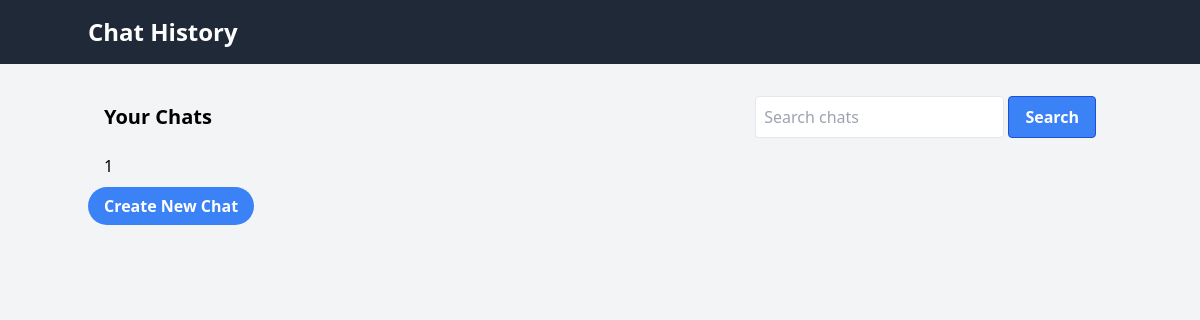
/conversations/ (signed in), run on an earlier commit of the app's database.
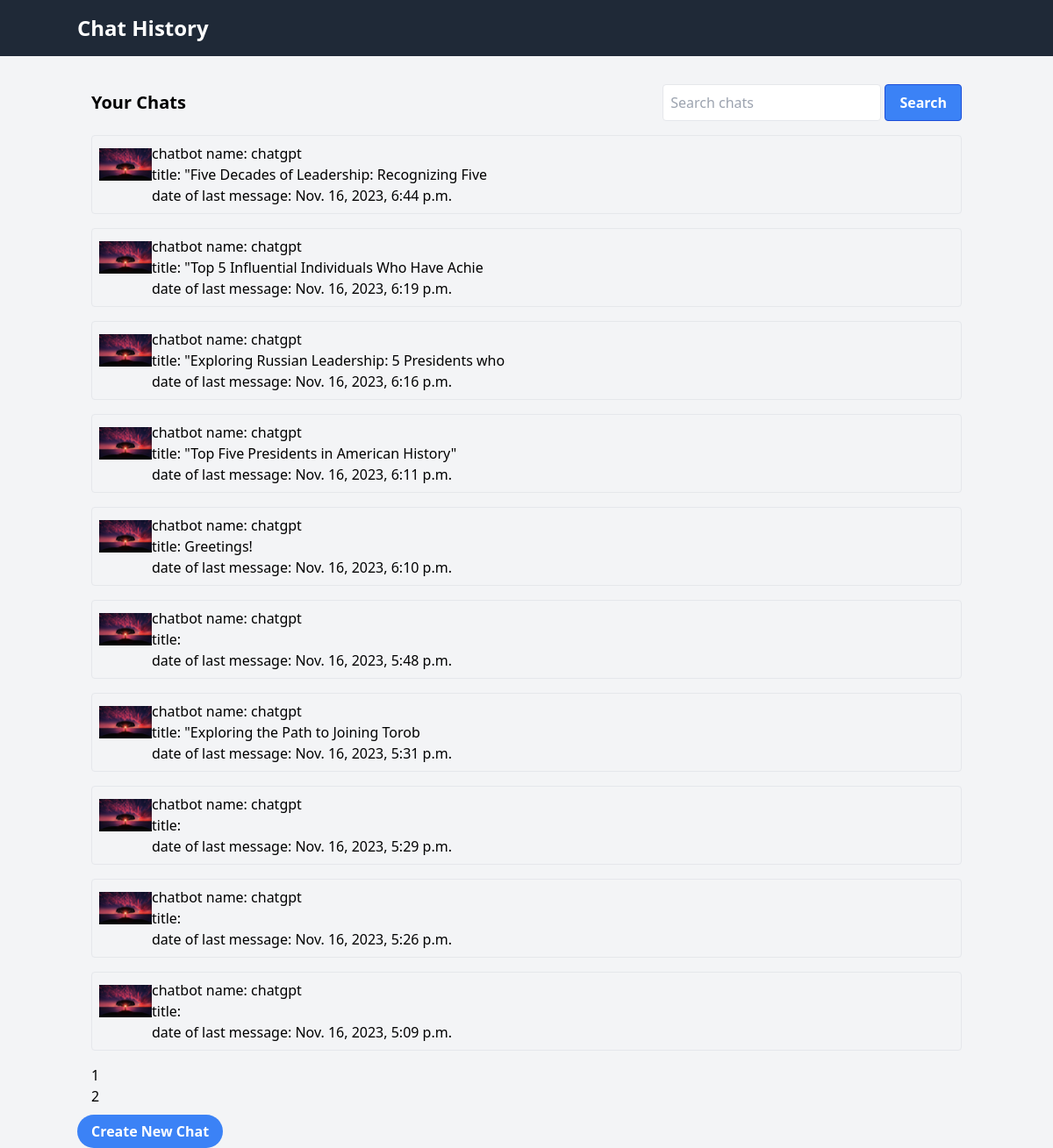
And on a later commit of the database.
### conversations/models.py (models this page shows, shortened)
class Conversation(models.Model):
    user = models.ForeignKey(User, on_delete=models.CASCADE)
    chatbot = models.ForeignKey(Chatbot, on_delete=models.CASCADE)
    title = models.CharField(max_length=200, blank=True)
    last_message_date = models.DateTimeField(auto_now=True)
    class Meta:
        ordering = ['-last_message_date']

### chatbots/models.py (models this page shows, shortened)
class Chatbot(models.Model):
    name = models.CharField(max_length=50, unique=True)
    user = models.ForeignKey(
        settings.AUTH_USER_MODEL,
        on_delete=models.CASCADE,
    )
    description = models.TextField(blank=True)
    custom_prompt = models.TextField(blank=True)
    chatbot_picture = models.ImageField(blank=True, upload_to=chatbot_image_path)
    is_disabled = models.BooleanField(default=False)
    like_count = models.BigIntegerField(default=0)
    dislike_count = models.BigIntegerField(default=0)

### conversations/views.py (the view)
# urls.py: path('', chat_list_view, name="chat_list"),
@login_required
def chat_list_view(request):
    items_per_page = 10
    queryset = Conversation.objects.filter(user=request.user)
    paginator = Paginator(queryset, items_per_page)
    page = request.GET.get('page')
    try:
        chat_list = paginator.page(page)
    except PageNotAnInteger:
        chat_list = paginator.page(1)
    context = {'chat_list': chat_list, 'page_count': range(1, int((queryset.count() - 1) / 10) + 2)}
    return render(request, 'chat-list.html', context)

### conversations/templates/chat-list.html (shortened to what this page needs)
<!DOCTYPE html>
<html lang="en">
<head>
    <link href="https://cdn.jsdelivr.net/npm/tailwindcss@2.2.16/dist/tailwind.min.css" rel="stylesheet">
</head>
<body class="bg-gray-100">
    <header class="bg-gray-800 text-white p-4">
        <div class="container mx-auto">
            <h1 class="text-2xl font-semibold">Chat History</h1>
        </div>
    </header>
    <div class="container mx-auto p-4 mt-4">
        <div class="flex justify-between items-center mb-4">
            <h2 class="text-xl font-semibold">Your Chats</h2>
            <div class="search-box">
                <input type="text" placeholder="Search chats" class="p-2 border rounded">
                <button class="bg-blue-500 hover:bg-blue-700 text-white font-bold py-2 px-4 border border-blue-700 rounded">Search</button>
            </div>
        </div>
        <ul class="chat-list">
            {% for chat in chat_list %}
                <li class="chat-item border rounded p-2 mb-4 hover:bg-gray-100">
                <a href="{% url 'chat_detail' %}?conversation={{ chat.id }}" class="chat-link flex items-center">
                    <div class="chat-avatar" style="width:60px;height:60px;">
                        {% if chat.chatbot.chatbot_picture %}
                            <img src="{{ chat.chatbot.chatbot_picture.url }}" alt="{{ chat.chatbot.name }}">
                        {% else %}
                            <img src="" alt="{{ chat.chatbot.name }}">
                        {% endif %}
                    </div>
                    <div class="chat-details">
                        <h3 class="chat-title">chatbot name: {{ chat.chatbot.name }}</h3>
                        <p class="chat-preview">title: {{ chat.title }}</p>
                        <p class="chat-date">date of last message: {{ chat.last_message_date }}</p>
                    </div>
                </a>
            </li>
            {% endfor %}
        </ul>
        <div class="pagination flex space-x-2">
            <ul>
                {% for i in page_count %}
                    <li><a href="{% url 'chat_list' %}?page={{ i }}">{{ i }}</a></li>
                {% endfor %}
            </ul>
        </div>
    </div>
    <footer>
        <div class="container mx-auto">
            <a href="{% url 'create_chat' %}" class="bg-blue-500 hover:bg-blue-700 text-white font-bold py-2 px-4 rounded-full">Create New Chat</a>
        </div>
    </footer>
</body>
</html>

What changed in the data, as far as the page shows it:
added Conversation: chatbot.chatbot_picture (picture), chatbot.name "chatgpt", title "\"Five Decades of Leadership: Recognizing Five", last_message_date "Nov. 16, 2023, 6:44 p.m."
added Conversation: chatbot.chatbot_picture (picture), chatbot.name "chatgpt", title "\"Top 5 Influential Individuals Who Have Achie", last_message_date "Nov. 16, 2023, 6:19 p.m."
added Conversation: chatbot.chatbot_picture (picture), chatbot.name "chatgpt", title "\"Exploring Russian Leadership: 5 Presidents who", last_message_date "Nov. 16, 2023, 6:16 p.m."
added Conversation: chatbot.chatbot_picture (picture), chatbot.name "chatgpt", title "\"Top Five Presidents in American History\"", last_message_date "Nov. 16, 2023, 6:11 p.m."
added Conversation: chatbot.chatbot_picture (picture), chatbot.name "chatgpt", title "Greetings!", last_message_date "Nov. 16, 2023, 6:10 p.m."
added Conversation: chatbot.chatbot_picture (picture), chatbot.name "chatgpt", last_message_date "Nov. 16, 2023, 5:48 p.m."
added Conversation: chatbot.chatbot_picture (picture), chatbot.name "chatgpt", title "\"Exploring the Path to Joining Torob", last_message_date "Nov. 16, 2023, 5:31 p.m."
added Conversation: chatbot.chatbot_picture (picture), chatbot.name "chatgpt", last_message_date "Nov. 16, 2023, 5:29 p.m."
added Conversation: chatbot.chatbot_picture (picture), chatbot.name "chatgpt", last_message_date "Nov. 16, 2023, 5:26 p.m."
added Conversation: chatbot.chatbot_picture (picture), chatbot.name "chatgpt", last_message_date "Nov. 16, 2023, 5:09 p.m."
Also different on the page:
new list line: "2"
